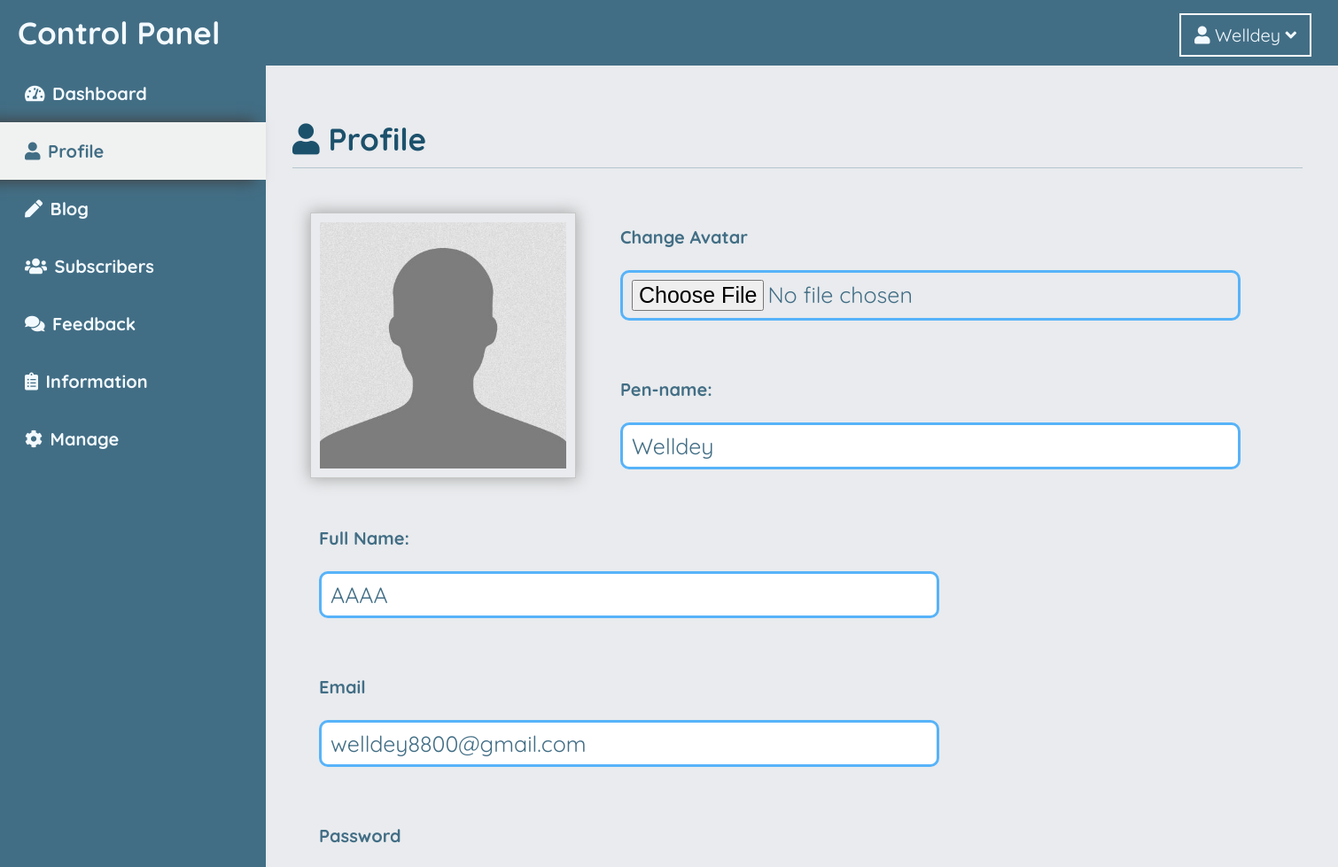
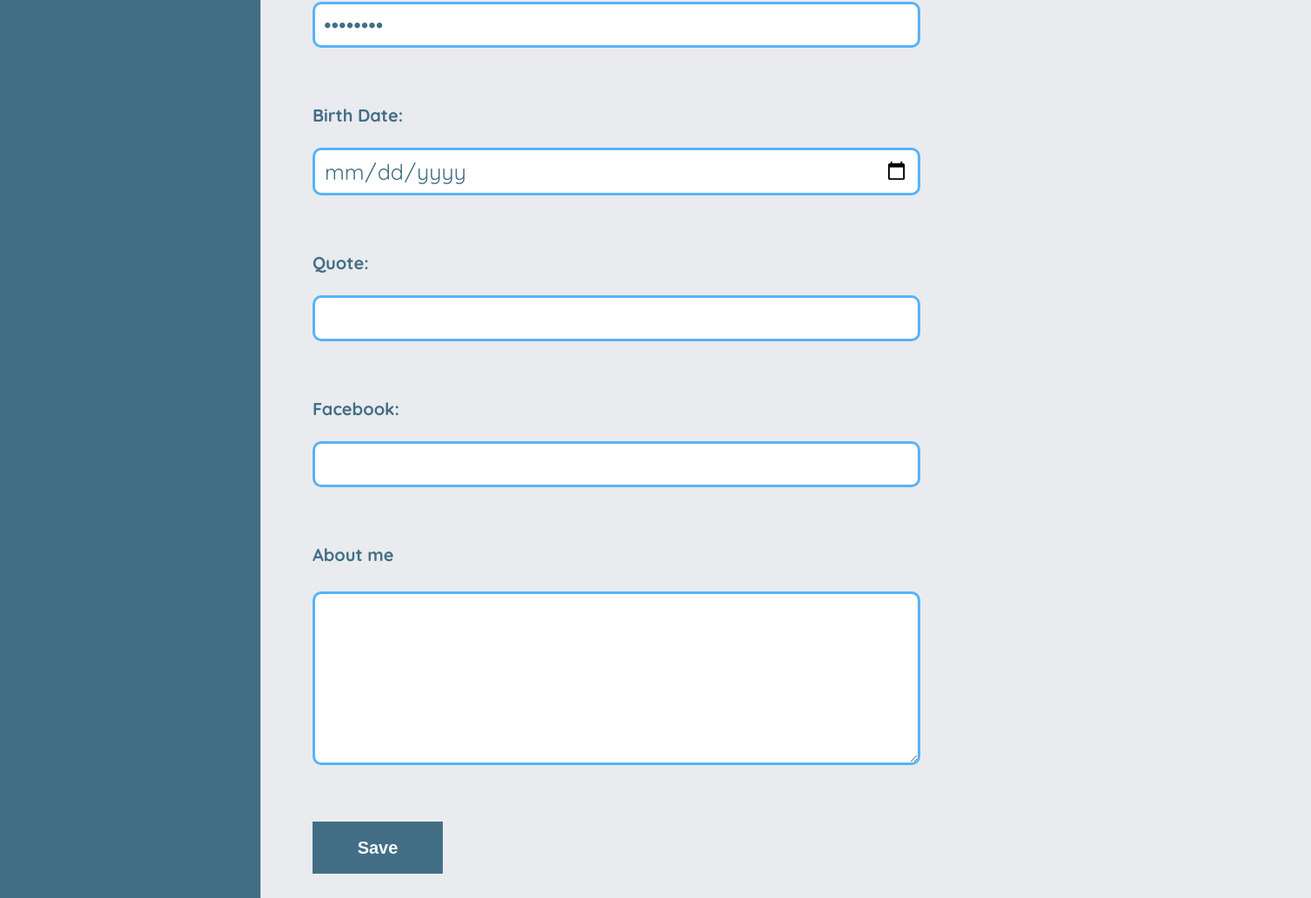
Screenshot of /admincp/Profile/3 (signed in) with the database file from the repository (2 pictures, top to bottom).
### tables this page shows
CREATE TABLE `authors` (
  `id` int(10) UNSIGNED NOT NULL,
  `fullname` varchar(255) DEFAULT NULL,
  `penname` varchar(255) DEFAULT NULL,
  `email` varchar(255) NOT NULL,
  `password` varchar(255) DEFAULT '1',
  `birthdate` date DEFAULT NULL,
  `quote` varchar(255) DEFAULT NULL,
  `facebook` varchar(255) DEFAULT NULL,
  `about` text,
  `position` int(11) NOT NULL,
  `date` date NOT NULL,
  `avar` varchar(255) DEFAULT 'index_avatar.jpg'
);

### index.php (called while the page is built, shortened)
<?php
include $_SERVER['DOCUMENT_ROOT']."/Helper/Route.php";
include $_SERVER['DOCUMENT_ROOT']."/Helper/Secure.php";
include $_SERVER['DOCUMENT_ROOT']."/DB/DB_main.php";
checkRoute($_SERVER['REQUEST_URI']);
?>

### DB/DB_main.php (called while the page is built, shortened)
<?php
include "DB_query.php";
class DB extends DBQuery{
	private $__conn;
	public function __construct(){
		$this->__conn = mysqli_connect(DB_HOST, DB_USER_NAME, DB_PASSWORD, DB_NAME);
		mysqli_set_charset($this->__conn, 'UTF8');
	}
	public function get(){
		$sql = $this->SQL;
		$result = mysqli_query($this->__conn,$sql);
		$this->SQL = "";
		$data = array();
		while($temp = mysqli_fetch_assoc($result)){
			array_push($data, $temp);
		}
		return $data;
	}
}
?>

### DB/DB_query.php (called while the page is built, shortened)
<?php
class DBQuery{
	public function From($table){
		return $this;
	}
	public function Id($id){
		return $this;
	}
}
?>

### View/ad-profile.php (the view, shortened to what this page needs)
<?php
	$author = (new DB())->From("authors")->Id($id)->get();
	$au = $author[0];
?>
<ad-header><i class="fas fa-user"></i> Profile</ad-header>
<ad-ava>
	<img src="/Public/img/avatar/<?php echo $au["avar"] ?>">
</ad-ava>
<form method="post" enctype="multipart/form-data"
action="/Submit/main.php?n=profileUpdate&id=<?php echo $id ?>">
	<inp-group>
		<label>Change Avatar</label>
		<input type="file" name="avar">
	</inp-group>
	<inp-group>
		<label>Pen-name:</label>
		<input type="text" value="<?php echo $au['penname'] ?>" name="penname">
	</inp-group>
	<inp-group>
		<label>Full Name:</label>
		<input type="text" value="<?php echo $au['fullname'] ?>" name="fullname">
	</inp-group>
	<inp-group>
		<label>Email</label>
		<input type="email" value="<?php echo $au['email'] ?>"  name="email">
	</inp-group>
	<inp-group>
		<label>Password</label>
		<input type="password" value="<?php echo $au['password'] ?>"  name="password">
	</inp-group>
	<inp-group>
		<label>Birth Date:</label>
		<input type="date" value="<?php echo $au['birthdate'] ?>" name="birthdate">
	</inp-group>
	<inp-group>
		<label>Quote:</label>
		<input type="text" value="<?php echo $au['quote'] ?>" name="quote">
	</inp-group>
	<inp-group>
		<label>Facebook:</label>
		<input type="text" value="<?php echo $au['facebook'] ?>" name="facebook">
	</inp-group>
	<inp-group>
		<label>About me</label>
		<textarea name="about"><?php echo $au['about'] ?></textarea>
	</inp-group>
	<inp-group>
		<button type="submit">Save</button>
	</inp-group>
</form>

### Helper/Route.php (shortened to what this page needs)
<?php
	$routeList = array("/");
	function checkRoute($raw){
		global $routeList;
		$routeName = splitRouteName($raw);
		for($i = 0; $i < count($routeList); $i++){
			if($routeName == $routeList[$i]){
				$para = paraRoute($raw);
				getRoute($routeName,$para);
			}
		}
	}
	function getRoute($routeName, $para){
		require "./Controller/".$routeName."CL.php";
	}
	function splitRouteName($raw){
		if($raw == "/"){
			return "home";
		}
		else{
			$routeArray = explode('/', $raw);
			return $routeArray[1];
		}
	}
	function paraRoute($raw){
		$paraArray = explode('/', $raw);
		$reverseArray = array_reverse($paraArray);
		array_pop($reverseArray);
		array_pop($reverseArray);
		$paraArray = array_reverse($reverseArray);
		return $paraArray;
	}
?>

### View/ad-topnav.php (shortened to what this page needs)
<ad-topnav>
	<nav-title>Control Panel</nav-title>
	<user-set class="dropdown-btn">
		<i class="fas fa-user"></i>
		<i class="fas fa-angle-down"></i>
	</user-set>
</ad-topnav>
<ad-body>

### Helper/Secure.php (shortened to what this page needs)
<?php
function ssPrt($name){
	echo $_SESSION[$name];
}
function fillBoss(){
	if($_SESSION['position'] != 1)
		echo "disable";
}
?>

### View/ad-leftnav.php (shortened to what this page needs)
</ad-body>
<ad-leftnav>
	<a href="/admincp/Dashboard" class="main-item">
		<i class="fas fa-tachometer-alt"></i>
		Dashboard
	</a>
	<a href="/admincp/Profile/<?php ssPrt("id") ?>" class="main-item">
		<i class="fas fa-user"></i>
		Profile
	</a>
	<div class="dropdown-btn">
		<div class="main-item">
			<i class="fas fa-pen"></i>
			Blog
		</div>
	</div>
	<a href="/admincp/Subscribers" class="main-item">
		<i class="fas fa-users"></i>
		Subscribers
	</a>
	<a href="/admincp/Feedback" class="main-item">
		<i class="fas fa-comments"></i>
		Feedback
	</a>
	<a href="/admincp/Information" class="main-item <?php if(fillBoss())?>">
		<i class="fas fa-clipboard-list"></i>
		Information
	</a>
	<div class=" dropdown-btn">
		<div
		href="/admincp/Manage" class="main-item <?php if(fillBoss())?>">
			<i class="fas fa-cog"></i>
			Manage
		</div>
	</div>
</ad-leftnav>

### Public/css/index.css (style rules this page uses)
* { box-sizing: border-box; display: block; padding: 0px; margin:0px; }
html body { left: 0; right: 0; bottom: 0; top: 0; margin: 0; background: #e9ebee; font-family: "Quicksand"; }
body { margin:0px; }
a { text-decoration: none; }
:root { --main-white: #e8e8e8a6; --main-blue: #e2f0ff; --main-black: #434343; --extra-blue: #bed5e1; --extra-black: #7b7b7b; --white:#f3faff; --bright:#57b3f9; --true:#426e85; --hard:#1c516c; }

### Public/css/admin.css (style rules this page uses)
ad-topnav { width: 100%; position: fixed; top: 0px; left: 0px; font-family: "Quicksand"; background: var(--true); display: flex; flex-direction: row; z-index: 999; }
ad-topnav nav-title { color: var(--white); font-size: 35px; font-weight: bold; padding: 15px 20px; }
ad-topnav user-set { position: fixed; right: 30px; top: 15px; color: var(--white); font-size: 20px; border: 2px solid white; padding: 10px 15px; }
ad-leftnav { position: fixed; left: 0px; top: 73px; width: 300px; height: 100%; background: var(--true); display: flex; flex-direction: column; font-family: "Quicksand"; }
ad-leftnav i { padding: 0px 3px; }
ad-leftnav .main-item { color: var(--white); width: 100%; padding: 20px 25px; font-size: 20px; font-weight: bold; cursor: pointer; }
ad-leftnav .active { background: #f0f2f1; color: var(--true); box-shadow: -14px 0px 15px 2px #414141; }
ad-body { width: 1200px; height: auto; margin-left: 300px; margin-top: 75px; padding: 30px; font-family: "Quicksand"; font-size: 18px; }
ad-header { font-size: 35px; font-weight: bold; border-bottom: 1px solid #b5c6cf; padding-bottom: 10px; margin: 30px 0px; color: var(--hard); }
ad-ava { margin: 20px; width: 300px; height: 300px; border: 1px solid #c7c7c7; padding: 10px; box-shadow: 0px 0px 16px 1px #a8a8a8; float: left; }
ad-ava img { width: 100%; height: 100%; }
inp-group { display:inline-block; width: 700px; margin: 20px 20px; color: var(--true); }
inp-group label { font-weight: bold; padding: 15px 10px; font-size: 20px; color: var(--true); width: 100%; text-align: left; }
inp-group input, inp-group select { color: var(--true); font-family: "Quicksand"; width: 100%; font-size: 25px; padding: 8px 10px; margin: 10px; border: none; border: 3px solid var(--bright); border-radius: 10px; }
inp-group textarea { margin: 15px 10px; width: 100%; height: 200px; font-size: 22px; border: 1px solid #c1c1c1; padding: 10px; font-family: "Quicksand"; border: 3px solid var(--bright); border-radius: 10px; }
inp-group button { width: 150px; height: 60px; line-height: 60px; background: var(--true); color: var(--white); font-size: 20px; margin: 10px 10px; font-weight: bold; float: left; outline: none; border: none; }

### rows the page displays
authors: name "Welldey", avar (picture), penname "Welldey", fullname "AAAA", email "welldey8800@gmail.com"
